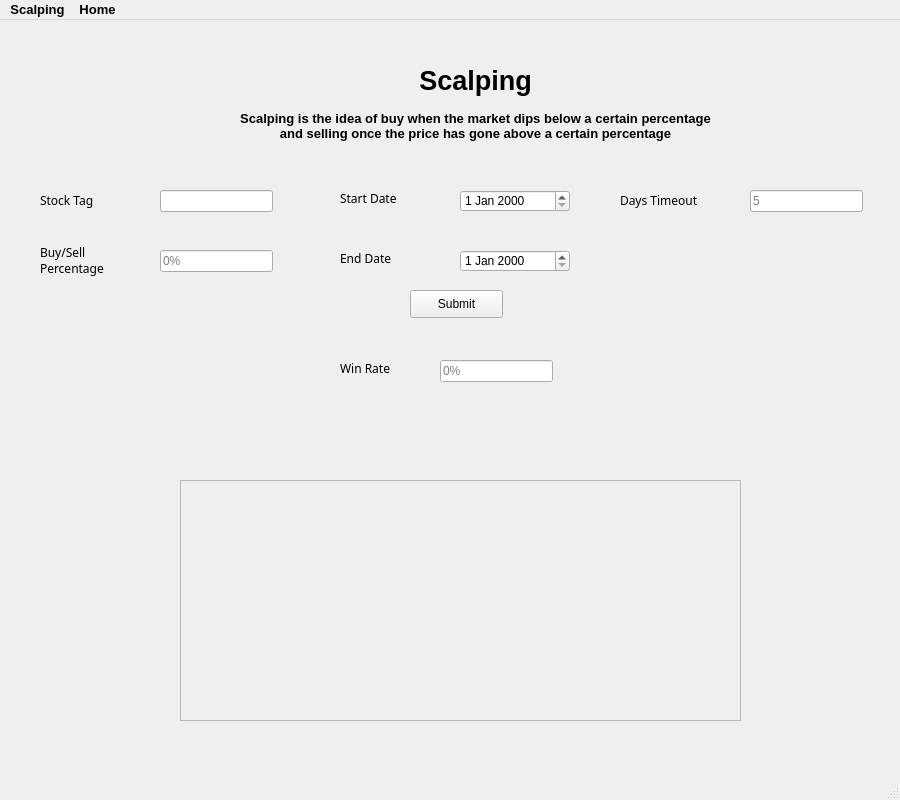
<?xml version="1.0" encoding="UTF-8"?>
<ui version="4.0">
 <class>MainWindow</class>
 <widget class="QMainWindow" name="MainWindow">
  <property name="geometry">
   <rect>
    <x>0</x>
    <y>0</y>
    <width>900</width>
    <height>800</height>
   </rect>
  </property>
  <property name="windowTitle">
   <string>Scalping</string>
  </property>
  <property name="windowIcon">
   <iconset>
    <normaloff>scalping.jpg</normaloff>scalping.jpg</iconset>
  </property>
  <widget class="QWidget" name="centralwidget">
   <widget class="QFrame" name="frame">
    <property name="geometry">
     <rect>
      <x>180</x>
      <y>460</y>
      <width>561</width>
      <height>241</height>
     </rect>
    </property>
    <property name="styleSheet">
     <string notr="true">border-color: rgb(0, 0, 0);</string>
    </property>
    <property name="frameShape">
     <enum>QFrame::StyledPanel</enum>
    </property>
    <property name="frameShadow">
     <enum>QFrame::Raised</enum>
    </property>
   </widget>
   <widget class="QLineEdit" name="lineEdit_2">
    <property name="geometry">
     <rect>
      <x>160</x>
      <y>230</y>
      <width>113</width>
      <height>22</height>
     </rect>
    </property>
    <property name="placeholderText">
     <string>0%</string>
    </property>
   </widget>
   <widget class="QLabel" name="label_3">
    <property name="geometry">
     <rect>
      <x>340</x>
      <y>340</y>
      <width>81</width>
      <height>16</height>
     </rect>
    </property>
    <property name="font">
     <font>
      <family>8514oem</family>
     </font>
    </property>
    <property name="text">
     <string>Win Rate</string>
    </property>
   </widget>
   <widget class="QLabel" name="label_4">
    <property name="geometry">
     <rect>
      <x>340</x>
      <y>40</y>
      <width>271</width>
      <height>41</height>
     </rect>
    </property>
    <property name="font">
     <font>
      <pointsize>20</pointsize>
      <weight>75</weight>
      <bold>true</bold>
     </font>
    </property>
    <property name="text">
     <string>Scalping</string>
    </property>
    <property name="alignment">
     <set>Qt::AlignCenter</set>
    </property>
   </widget>
   <widget class="QLabel" name="label_7">
    <property name="geometry">
     <rect>
      <x>340</x>
      <y>170</y>
      <width>111</width>
      <height>16</height>
     </rect>
    </property>
    <property name="font">
     <font>
      <family>8514oem</family>
     </font>
    </property>
    <property name="text">
     <string>Start Date</string>
    </property>
   </widget>
   <widget class="QLabel" name="label">
    <property name="geometry">
     <rect>
      <x>40</x>
      <y>170</y>
      <width>111</width>
      <height>21</height>
     </rect>
    </property>
    <property name="font">
     <font>
      <family>8514oem</family>
     </font>
    </property>
    <property name="text">
     <string>Stock Tag</string>
    </property>
   </widget>
   <widget class="QLineEdit" name="lineEdit_3">
    <property name="geometry">
     <rect>
      <x>440</x>
      <y>340</y>
      <width>113</width>
      <height>22</height>
     </rect>
    </property>
    <property name="readOnly">
     <bool>true</bool>
    </property>
    <property name="placeholderText">
     <string>0%</string>
    </property>
   </widget>
   <widget class="QLabel" name="label_2">
    <property name="geometry">
     <rect>
      <x>40</x>
      <y>220</y>
      <width>121</width>
      <height>41</height>
     </rect>
    </property>
    <property name="font">
     <font>
      <family>8514oem</family>
     </font>
    </property>
    <property name="text">
     <string>Buy/Sell 
Percentage</string>
    </property>
   </widget>
   <widget class="QDateEdit" name="dateEdit">
    <property name="geometry">
     <rect>
      <x>460</x>
      <y>230</y>
      <width>110</width>
      <height>22</height>
     </rect>
    </property>
   </widget>
   <widget class="QLabel" name="label_5">
    <property name="geometry">
     <rect>
      <x>140</x>
      <y>80</y>
      <width>671</width>
      <height>51</height>
     </rect>
    </property>
    <property name="font">
     <font>
      <pointsize>10</pointsize>
      <weight>75</weight>
      <bold>true</bold>
     </font>
    </property>
    <property name="layoutDirection">
     <enum>Qt::LeftToRight</enum>
    </property>
    <property name="text">
     <string>Scalping is the idea of buy when the market dips below a certain percentage 
and selling once the price has gone above a certain percentage</string>
    </property>
    <property name="alignment">
     <set>Qt::AlignCenter</set>
    </property>
   </widget>
   <widget class="QDateEdit" name="dateEdit_2">
    <property name="geometry">
     <rect>
      <x>460</x>
      <y>170</y>
      <width>110</width>
      <height>22</height>
     </rect>
    </property>
   </widget>
   <widget class="QLabel" name="label_8">
    <property name="geometry">
     <rect>
      <x>340</x>
      <y>230</y>
      <width>101</width>
      <height>16</height>
     </rect>
    </property>
    <property name="font">
     <font>
      <family>8514oem</family>
     </font>
    </property>
    <property name="text">
     <string>End Date</string>
    </property>
   </widget>
   <widget class="QLineEdit" name="lineEdit">
    <property name="geometry">
     <rect>
      <x>160</x>
      <y>170</y>
      <width>113</width>
      <height>22</height>
     </rect>
    </property>
   </widget>
   <widget class="QLabel" name="label_6">
    <property name="geometry">
     <rect>
      <x>620</x>
      <y>170</y>
      <width>121</width>
      <height>21</height>
     </rect>
    </property>
    <property name="font">
     <font>
      <family>8514oem</family>
     </font>
    </property>
    <property name="text">
     <string>Days Timeout</string>
    </property>
   </widget>
   <widget class="QLineEdit" name="lineEdit_4">
    <property name="geometry">
     <rect>
      <x>750</x>
      <y>170</y>
      <width>113</width>
      <height>22</height>
     </rect>
    </property>
    <property name="placeholderText">
     <string>5</string>
    </property>
   </widget>
   <widget class="QPushButton" name="pushButton">
    <property name="geometry">
     <rect>
      <x>410</x>
      <y>270</y>
      <width>93</width>
      <height>28</height>
     </rect>
    </property>
    <property name="text">
     <string>Submit</string>
    </property>
   </widget>
  </widget>
  <widget class="QMenuBar" name="menubar">
   <property name="geometry">
    <rect>
     <x>0</x>
     <y>0</y>
     <width>900</width>
     <height>25</height>
    </rect>
   </property>
   <property name="font">
    <font>
     <family>Arial</family>
     <pointsize>10</pointsize>
     <weight>75</weight>
     <bold>true</bold>
    </font>
   </property>
   <widget class="QMenu" name="menuScalping">
    <property name="title">
     <string>Scalping</string>
    </property>
   </widget>
   <widget class="QMenu" name="menuHome">
    <property name="title">
     <string>Home</string>
    </property>
   </widget>
   <addaction name="menuScalping"/>
   <addaction name="menuHome"/>
  </widget>
  <widget class="QStatusBar" name="statusbar"/>
 </widget>
 <resources/>
 <connections/>
</ui>
